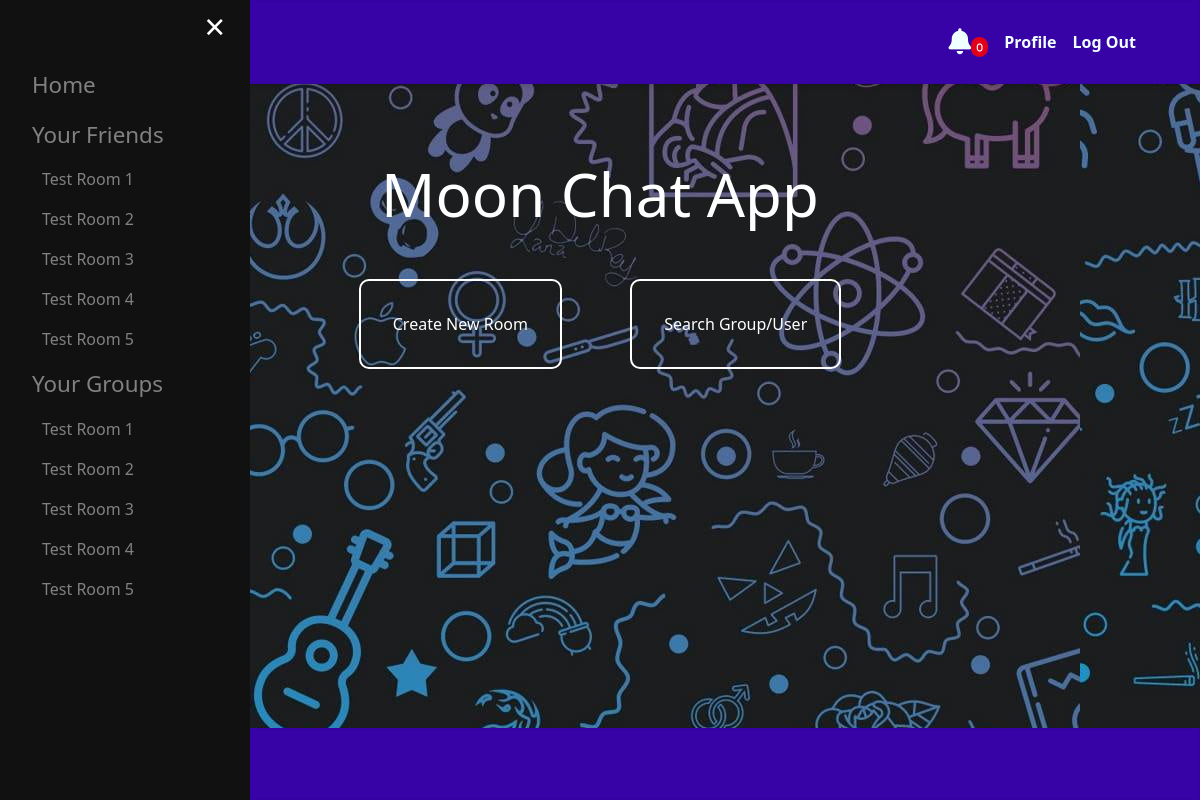
Screenshot of / (signed in) with the database file from the repository.
### rooms/models.py (models this page shows, shortened)
class RoomMembership(models.Model):
    user = models.ForeignKey(User, on_delete=models.CASCADE)
    room = models.ForeignKey(Room, on_delete=models.CASCADE)
    is_allowed = models.BooleanField(default=True)
    class Meta:
        unique_together = ('user', 'room',)

class Room(models.Model):
    name = models.CharField(max_length=20)
    slug = models.SlugField(unique=True, db_index=True, default="", null=False)
    created_by = models.ForeignKey(User, on_delete=models.DO_NOTHING, null=True, editable=False)
    created_at = models.DateTimeField(auto_now_add=True)
    room_id = models.UUIDField(default=uuid.uuid4, primary_key=True, editable=False, null=False)
    is_public = models.BooleanField(default=False)
    description = models.CharField(max_length=200, null=True, blank=True)
    objects = RoomManager()

### core/views.py (the view)
# urls.py: path('', view=views.frontpage, name='frontpage'),
def frontpage(request):
    if request.user.is_authenticated:
        user_name = request.session.get("username")
        user_id = User.objects.get(username=user_name).id
        request.session["user_id"] = user_id
        rooms = RoomMembership.objects.filter(user=user_id)
        cache.set("rooms", rooms)
        return render(request, "core/frontpage.html", context={
            "rooms":rooms
        })
    return render(request, 'core/frontpage.html')

### core/templates/core/frontpage.html (shortened to what this page needs)
{% extends 'core/base.html' %}
{% load static %}
{% block css_files %} <link rel="stylesheet" href="{% static 'core/frontpage.css' %}"> {% endblock %}
{% block content %}
<div class="mx-auto md:max-w-6xl max-w-md space-y-4 md:space-y-12 my-12">
	<h1 class="text-3xl lg:text-6xl text-white text-center">Moon Chat App</h1>
</div>
{% if request.user.is_authenticated %}
<div class="room-action">
    <a class="dropdown-btn" onclick="toggleDropdown()" id="new-room">Create New Room</a>
    <a id="rooms" href="{% url 'search' %}">Search Group/User</a>
</div>
{% endif %}
{% endblock %}

### core/templates/core/base.html (shortened to what this page needs)
{% load static %}
<!DOCTYPE html>
<html lang="en">
<head>
    <script src="https://cdn.tailwindcss.com" ></script>
    <link rel="stylesheet" href="{% static 'core/base.css' %}">
    <link rel="stylesheet" href="https://cdnjs.cloudflare.com/ajax/libs/font-awesome/6.4.0/css/all.min.css" />
    {% block css_files %}{% endblock %}
</head>
<body>
    <nav>
        <div id="app-name">
            <a href="/">Moon Chat</a>
        </div>
        <div class="flex items-center space-x-4" id="user-buttons">
            {% if request.user.is_authenticated %}
                <a class="nav-link " href="#"  data-bs-toggle="dropdown" aria-expanded="false">
                    <i id="bellCount" class="fa-solid fa-bell" data-count="0" ></i>
                </a>
                <button type="menu">Profile</button>
                <a href="/logout/" id="logout">Log Out</a>
            {% else %}
                <a href="/login/"  id="login">Log In</a>
                <a href="/signup/" id="signup">Sign Up</a>
            {% endif %}
        </div>
    </nav>
    {% if request.user.is_authenticated %}
        <div id="mySidebar" class="sidebar">
            <a href="javascript:void(0)" class="closebtn" onclick="closeNav()">×</a>
            <a href="/" id="sidebar-label">Home</a>
            <a id="sidebar-label">Your Friends</a>
            {% for r in rooms %}
                <h3><a href="{% url 'room' r.room.slug %}" id="sidebar-friend-name">{{ r.room.name }}</a></h3>
            {% endfor %}
            <a id="sidebar-label">Your Groups</a>
            {% for r in rooms %}
                <h3><a href="{% url 'room' r.room.slug %}" id="sidebar-room-name">{{ r.room.name }}</a></h3>
            {% endfor %}
        </div>
    {% endif %}
    <div class="content">
        {% if request.user.is_authenticated %}
        <button class="openbtn" onclick="openNav()">☰</button>
        {% endif %}
        {% block content %}
        {% endblock %}
    </div>
    <footer class="footer">
    </footer>
</body>
</html>

### core/static/core/base.css (style rules this page uses)
body { background-image: url("../images/bg.jpg"); min-height: 100vh; display: flex; flex-direction: column; }
.content { flex: 1; position: relative; place-items: center; margin-top: 2rem; }
#app-name { color: rgb(234, 237, 246); font-size: x-large; font-weight: bolder; }
nav { display: flex; align-items: center; justify-content: space-between; color: azure; padding-left: 4rem; padding-right: 4rem; padding-top: 1.5rem; padding-bottom: 1.5rem; background-color: #3703a7; box-shadow: inset 0 0 0 1px rgba(0, 0, 0, 0.05), 0 4px 6px -1px rgba(0, 0, 0, 0.1), 0 2px 4px -1px rgba(0, 0, 0, 0.06); }
footer { display: flex; align-items: center; justify-content: space-between; color: azure; padding-left: 4rem; padding-right: 4rem; padding-top: 1.5rem; padding-bottom: 1.5rem; background-color: #3703a7; box-shadow: inset 0 0 0 1px rgba(0, 0, 0, 0.05), 0 4px 6px -1px rgba(0, 0, 0, 0.1), 0 2px 4px -1px rgba(0, 0, 0, 0.06); }
#user-buttons { display: flex; align-items: center; font-weight: 700; }
.sidebar { height: 100%; width: 250px; position: fixed; z-index: 1; top: 0; left: 0; background-color: #111; overflow-x: hidden; transition: 0.5s; padding-top: 60px; }
#sidebar-label { padding: 8px 8px 8px 32px; text-decoration: none; color: #818181; display: block; transition: 0.3s; font-size: 1.4rem; }
#sidebar-friend-name, #sidebar-room-name { padding: 8px 8px 8px 32px; text-decoration: none; color: #818181; display: block; transition: 0.3s; margin-left: 10px; margin-right: 20px; border-radius: 10px; }
.sidebar .closebtn { position: absolute; top: 0; right: 25px; font-size: 36px; margin-left: 50px; color: white; }
.openbtn { font-size: 20px; cursor: pointer; background-color: #111; color: white; padding: 10px 15px; border: none; position: absolute; top: 0; left: 0; }
.fa-solid { font-size: 26px; }
.fa-solid[data-count]:after { content: attr(data-count); font-size: 36%; padding: .6em; border-radius: 999px; line-height: .75em; color: white; background: rgba(255, 0, 0, .85); text-align: center; min-width: 2em; font-weight: bold; }

### core/static/core/frontpage.css (style rules this page uses)
.room-action { padding: 2.5rem; text-align: center; position: relative; }
#new-room { text-align: center; color: white; padding: 2rem; border: 2px white solid; border-radius: 10px; transition-duration: 0.5s; margin: 2rem; }
#rooms { text-align: center; color: white; padding: 2rem; border: 2px white solid; border-radius: 10px; margin: 2rem; transition-duration: 0.5s; }

### rows the page displays
RoomMembership: room.name "Test Room 1"
RoomMembership: room.name "Test Room 2"
RoomMembership: room.name "Test Room 3"
RoomMembership: room.name "Test Room 4"
RoomMembership: room.name "Test Room 5"
